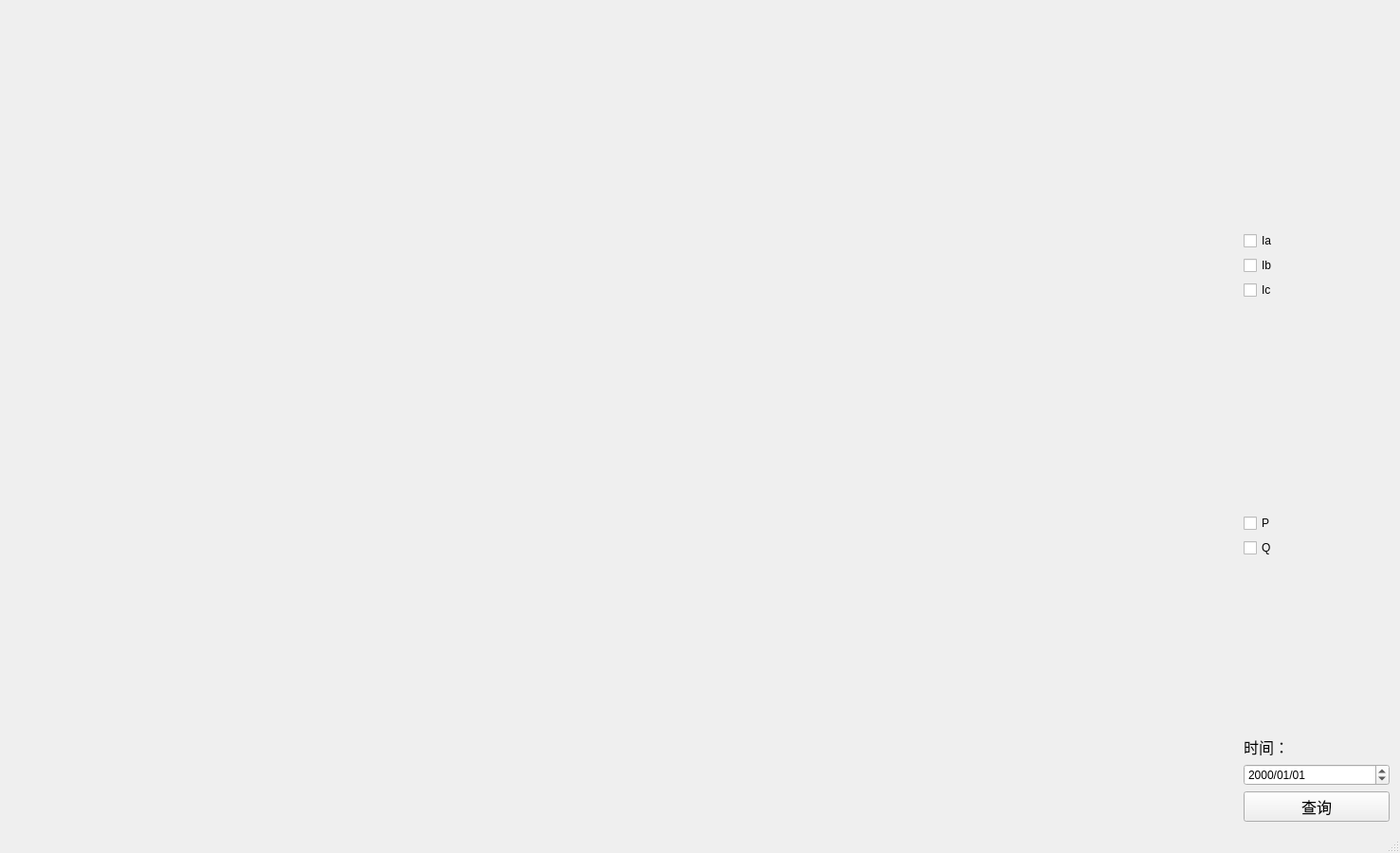
<?xml version="1.0" encoding="UTF-8"?>
<ui version="4.0">
 <class>MainWindow</class>
 <widget class="QMainWindow" name="MainWindow">
  <property name="geometry">
   <rect>
    <x>0</x>
    <y>0</y>
    <width>1477</width>
    <height>900</height>
   </rect>
  </property>
  <property name="windowTitle">
   <string>QCustomPlot Interaction Example</string>
  </property>
  <widget class="QWidget" name="centralWidget">
   <layout class="QHBoxLayout" name="horizontalLayout_6">
    <item>
     <layout class="QVBoxLayout" name="verticalLayout" stretch="0,0">
      <property name="spacing">
       <number>0</number>
      </property>
      <property name="sizeConstraint">
       <enum>QLayout::SetMaximumSize</enum>
      </property>
      <property name="leftMargin">
       <number>0</number>
      </property>
      <item>
       <widget class="QCustomPlot" name="customPlot" native="true">
        <property name="sizePolicy">
         <sizepolicy hsizetype="Preferred" vsizetype="MinimumExpanding">
          <horstretch>0</horstretch>
          <verstretch>0</verstretch>
         </sizepolicy>
        </property>
        <property name="minimumSize">
         <size>
          <width>1280</width>
          <height>100</height>
         </size>
        </property>
       </widget>
      </item>
      <item>
       <widget class="QCustomPlot" name="customPlot_4" native="true">
        <property name="sizePolicy">
         <sizepolicy hsizetype="Preferred" vsizetype="MinimumExpanding">
          <horstretch>0</horstretch>
          <verstretch>0</verstretch>
         </sizepolicy>
        </property>
        <property name="minimumSize">
         <size>
          <width>1280</width>
          <height>100</height>
         </size>
        </property>
       </widget>
      </item>
     </layout>
    </item>
    <item>
     <layout class="QVBoxLayout" name="verticalLayout_3">
      <property name="sizeConstraint">
       <enum>QLayout::SetMaximumSize</enum>
      </property>
      <property name="leftMargin">
       <number>15</number>
      </property>
      <property name="topMargin">
       <number>10</number>
      </property>
      <item>
       <widget class="QLabel" name="label_timeDesc">
        <property name="text">
         <string/>
        </property>
       </widget>
      </item>
      <item>
       <widget class="QLabel" name="label_time">
        <property name="lineWidth">
         <number>2</number>
        </property>
        <property name="text">
         <string/>
        </property>
       </widget>
      </item>
      <item>
       <spacer name="verticalSpacer_3">
        <property name="orientation">
         <enum>Qt::Vertical</enum>
        </property>
        <property name="sizeHint" stdset="0">
         <size>
          <width>20</width>
          <height>5</height>
         </size>
        </property>
       </spacer>
      </item>
      <item>
       <layout class="QHBoxLayout" name="horizontalLayout">
        <item>
         <widget class="QCheckBox" name="cb_Ia">
          <property name="text">
           <string>Ia</string>
          </property>
         </widget>
        </item>
        <item>
         <widget class="QLabel" name="label_Ia">
          <property name="text">
           <string/>
          </property>
         </widget>
        </item>
       </layout>
      </item>
      <item>
       <layout class="QHBoxLayout" name="horizontalLayout_2">
        <item>
         <widget class="QCheckBox" name="cb_Ib">
          <property name="text">
           <string>Ib</string>
          </property>
         </widget>
        </item>
        <item>
         <widget class="QLabel" name="label_Ib">
          <property name="text">
           <string/>
          </property>
         </widget>
        </item>
       </layout>
      </item>
      <item>
       <layout class="QHBoxLayout" name="horizontalLayout_3">
        <item>
         <widget class="QCheckBox" name="cb_Ic">
          <property name="text">
           <string>Ic</string>
          </property>
         </widget>
        </item>
        <item>
         <widget class="QLabel" name="label_Ic">
          <property name="text">
           <string/>
          </property>
         </widget>
        </item>
       </layout>
      </item>
      <item>
       <spacer name="verticalSpacer">
        <property name="orientation">
         <enum>Qt::Vertical</enum>
        </property>
        <property name="sizeHint" stdset="0">
         <size>
          <width>20</width>
          <height>220</height>
         </size>
        </property>
       </spacer>
      </item>
      <item>
       <layout class="QHBoxLayout" name="horizontalLayout_4">
        <property name="spacing">
         <number>2</number>
        </property>
        <item>
         <widget class="QCheckBox" name="cb_P">
          <property name="text">
           <string>P</string>
          </property>
         </widget>
        </item>
        <item>
         <widget class="QLabel" name="label_P">
          <property name="text">
           <string/>
          </property>
         </widget>
        </item>
       </layout>
      </item>
      <item>
       <layout class="QHBoxLayout" name="horizontalLayout_5">
        <item>
         <widget class="QCheckBox" name="cb_Q">
          <property name="text">
           <string>Q</string>
          </property>
         </widget>
        </item>
        <item>
         <widget class="QLabel" name="label_Q">
          <property name="text">
           <string/>
          </property>
         </widget>
        </item>
       </layout>
      </item>
      <item>
       <spacer name="verticalSpacer_2">
        <property name="orientation">
         <enum>Qt::Vertical</enum>
        </property>
        <property name="sizeHint" stdset="0">
         <size>
          <width>20</width>
          <height>128</height>
         </size>
        </property>
       </spacer>
      </item>
      <item>
       <layout class="QVBoxLayout" name="verticalLayout_2">
        <item>
         <widget class="QLabel" name="lab_StartTime">
          <property name="font">
           <font>
            <family>Agency FB</family>
            <pointsize>12</pointsize>
           </font>
          </property>
          <property name="text">
           <string>时间：</string>
          </property>
         </widget>
        </item>
        <item>
         <widget class="QDateTimeEdit" name="dateTimeEdit">
          <property name="minimumSize">
           <size>
            <width>50</width>
            <height>0</height>
           </size>
          </property>
          <property name="displayFormat">
           <string>yyyy/MM/dd</string>
          </property>
         </widget>
        </item>
       </layout>
      </item>
      <item>
       <widget class="QPushButton" name="pushButton_Search">
        <property name="font">
         <font>
          <family>Agency FB</family>
          <pointsize>12</pointsize>
         </font>
        </property>
        <property name="text">
         <string>查询</string>
        </property>
       </widget>
      </item>
     </layout>
    </item>
   </layout>
  </widget>
  <widget class="QMenuBar" name="menuBar">
   <property name="geometry">
    <rect>
     <x>0</x>
     <y>0</y>
     <width>1477</width>
     <height>23</height>
    </rect>
   </property>
  </widget>
  <widget class="QStatusBar" name="statusBar"/>
 </widget>
 <layoutdefault spacing="6" margin="11"/>
 <customwidgets>
  <customwidget>
   <class>QCustomPlot</class>
   <extends>QWidget</extends>
   <header>qcustomplot.h</header>
   <container>1</container>
  </customwidget>
 </customwidgets>
 <resources/>
 <connections/>
</ui>
